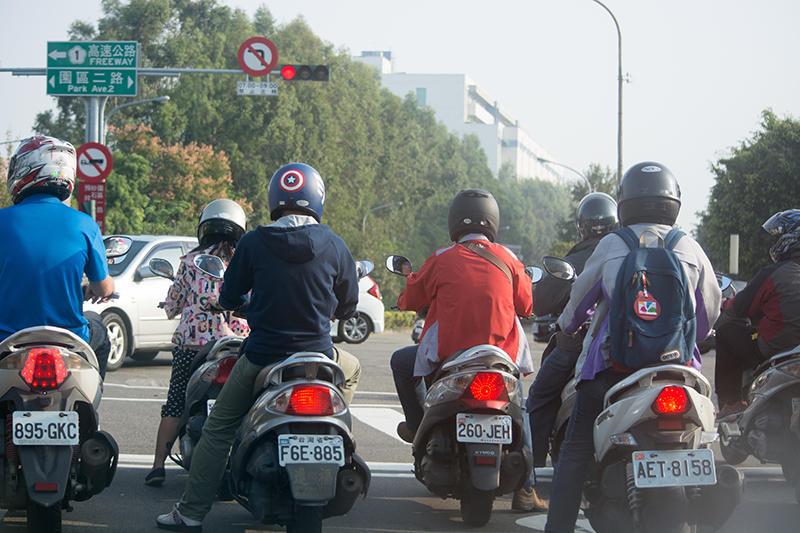
#> input picture OpenCV/connected_component_labeling_pictures/1.png, 800 x 533 px
$ python OpenCVTest.py
#> lines starting #> are read from the running program, lines starting #| are printed output that depends on the picture; after the words box and inside, x2 and y2 are one past the last pixel; in counts of white or black regions, pixels touching at a corner belong together
from PIL import Image
import cv2
image1 = cv2.imread("OpenCV/connected_component_labeling_pictures/1.png")
#> image1 is the input picture: shape (533, 800, 3); mean B, G, R 123.8, 122.2, 118.8
image2 = cv2.imread("OpenCV/connected_component_labeling_pictures/2.png")
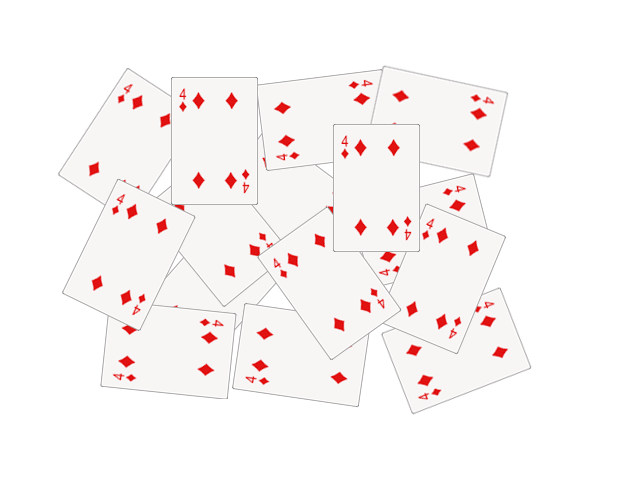
#> input picture OpenCV/connected_component_labeling_pictures/2.png, 640 x 480 px
#> image2 is the input picture: shape (480, 640, 3); mean B, G, R 245.8, 245.8, 250.7

image3 = cv2.resize(image1,(640,480), interpolation = cv2.INTER_AREA)
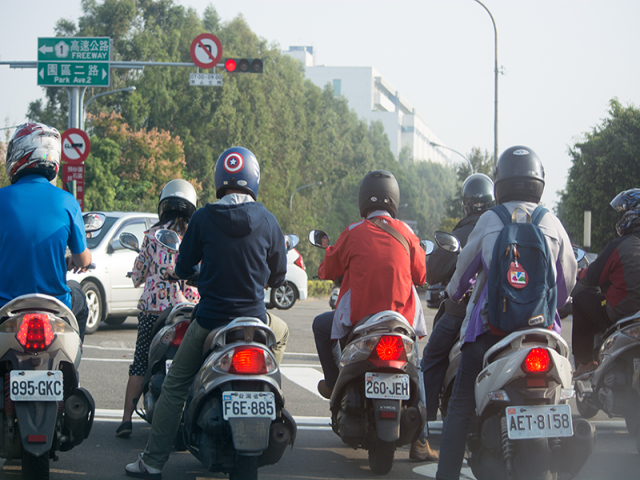
#> image3: shape (480, 640, 3); mean B, G, R 123.8, 122.2, 118.8
print(image1.shape)
#| (533, 800, 3)
print(image2.shape)
#| (480, 640, 3)
print(image3.shape)
#| (480, 640, 3)
#dst=α*⋅img1+β*⋅img2+γ
dst = cv2.addWeighted(image3,0.7,image2,0.3,0)
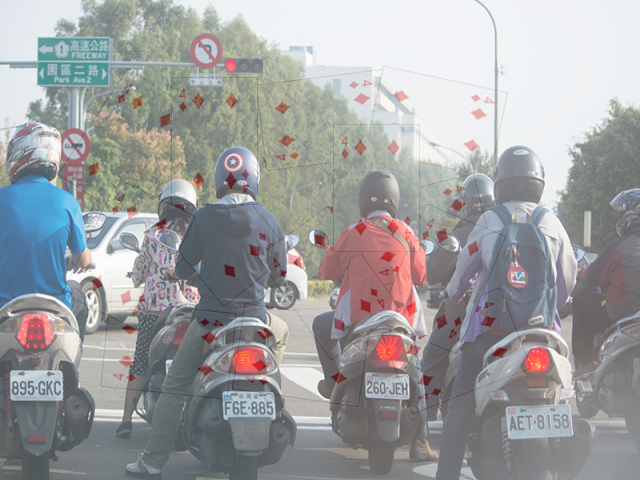
#> dst: shape (480, 640, 3); mean B, G, R 160.4, 159.3, 158.4
cv2.imshow("dst",dst)

# I want to put logo on top-left corner, So I create a ROI
rows,cols,channels = image2.shape
#> rows = 480; cols = 640; channels = 3
roi = image3[0:rows, 0:cols ]
# Now create a mask of logo and create its inverse mask also
img2gray = cv2.cvtColor(image2,cv2.COLOR_BGR2GRAY)
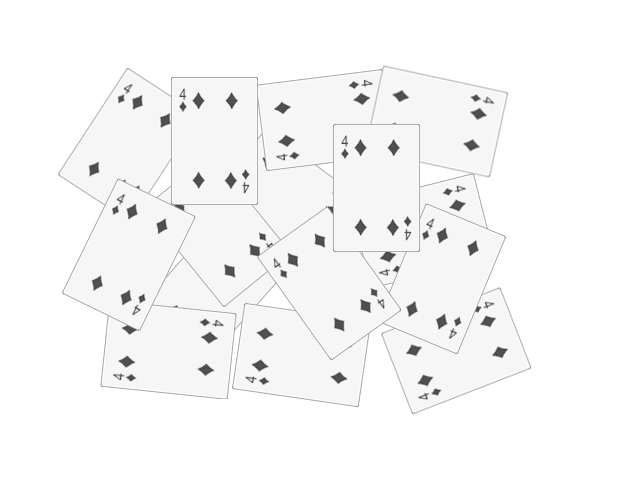
#> img2gray: shape (480, 640); min 67, max 255, mean 247.3

ret, mask = cv2.threshold(img2gray, 160, 255, cv2.THRESH_BINARY)
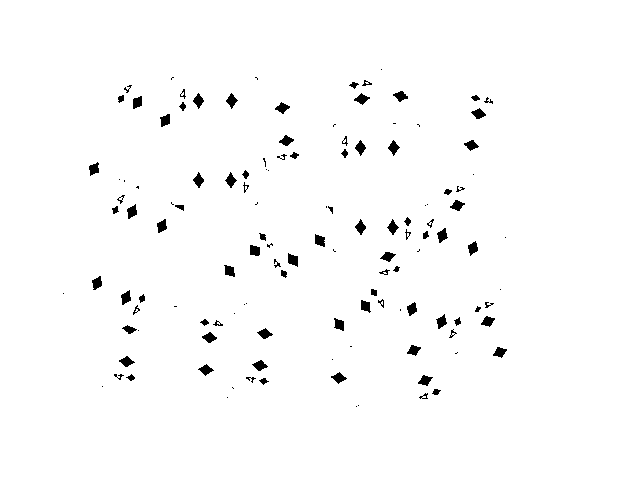
#> mask: shape (480, 640); 98.2% white; 127 black regions (38 under 20 px), largest, box (x1, y1, x2, y2) and area: (288, 253, 298, 267) 99, (437, 228, 448, 243) 95, (315, 234, 325, 247) 95
cv2.imshow("mask",mask)
mask_inv = cv2.bitwise_not(mask)
cv2.imshow("mask_inv",mask_inv)
# Now black-out the area of logo in ROI
img1_bg = cv2.bitwise_and(roi,roi,mask = mask_inv)
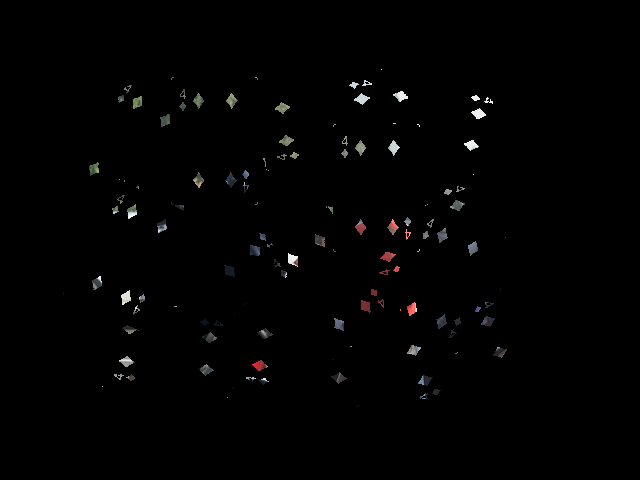
#> img1_bg: shape (480, 640, 3); mean B, G, R 2, 2, 2.1
# Take only region of logo from logo image.
img2_fg = cv2.bitwise_and(image2,image2,mask = mask)
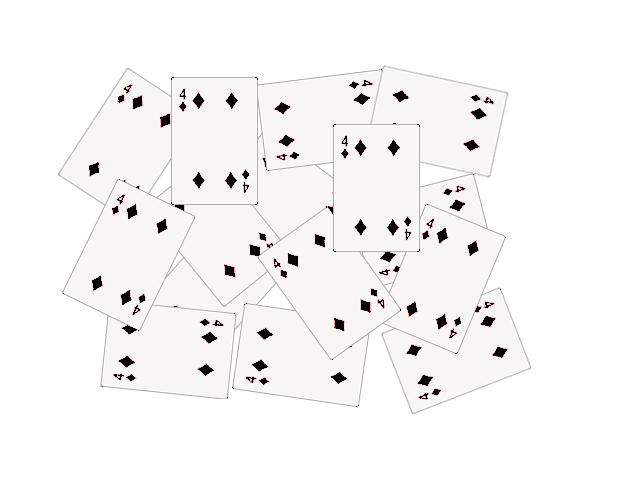
#> img2_fg: shape (480, 640, 3); mean B, G, R 245.1, 245.1, 246.7
# Put logo in ROI and modify the main image
dst = cv2.add(img1_bg,img2_fg)
image3[0:rows, 0:cols ] = dst
cv2.imshow('res',image3)
cv2.waitKey(0)
cv2.destroyAllWindows()
